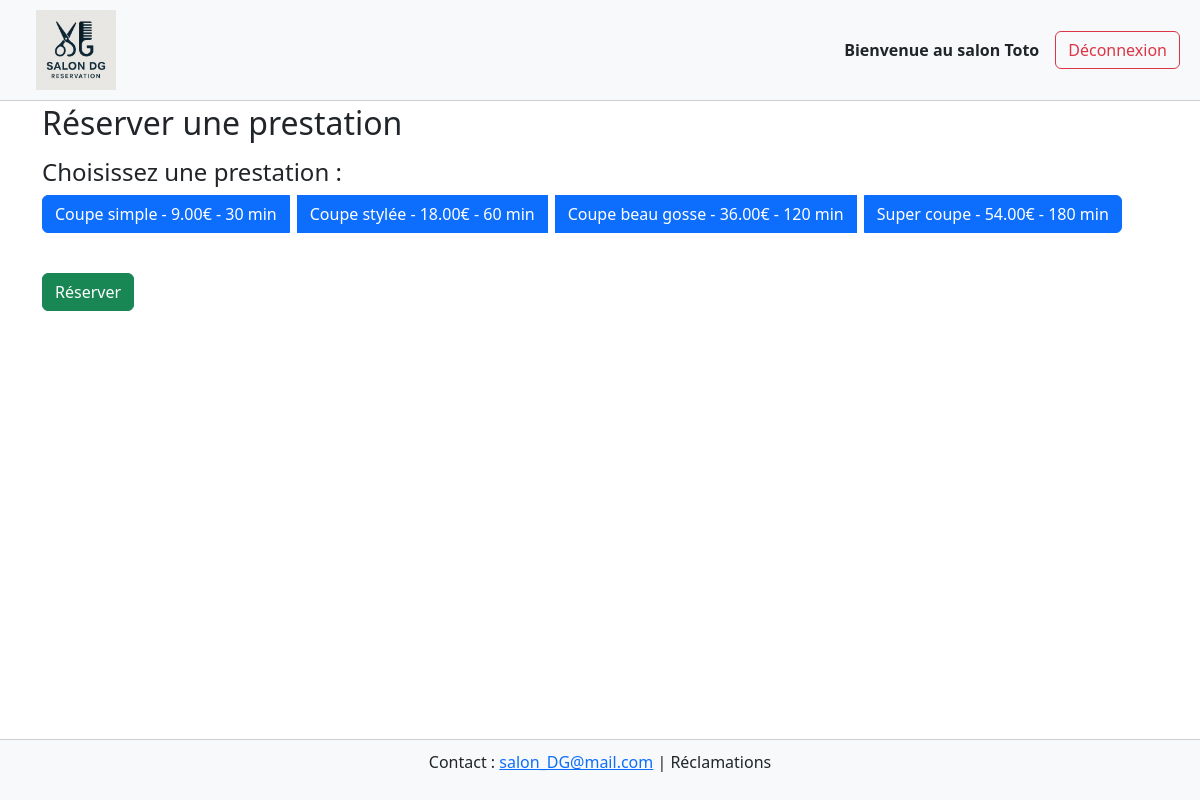
The app's page /reservation/reservation/ (signed in) with its own data.
### utilisateurs/models.py (models this page shows, shortened)
class CustomUser(AbstractBaseUser, PermissionsMixin):
    email = models.EmailField(unique=True)
    telephone = models.CharField(max_length=20, blank=True)
    is_active = models.BooleanField(default=True)
    is_staff = models.BooleanField(default=False)
    objects = CustomUserManager()
    USERNAME_FIELD = 'email'
    REQUIRED_FIELDS = []

### reservation/models.py (models this page shows, shortened)
class Prestation(models.Model):
    nom = models.CharField(max_length=100)
    prix = models.DecimalField(max_digits=6, decimal_places=2)
    duree_minutes = models.PositiveIntegerField()

### reservation/views.py (the view)
# urls.py: path('reservation/', views.reservation_view, name='reservation'),
@login_required
def reservation_view(request):
    prestations = Prestation.objects.all()
    reservations_existantes = Reservation.objects.all()
    horaires = generer_horaires_disponibles(reservations_existantes)
    return render(request, 'reservation/page.html', {
        'prestations': prestations,
        'horaires': horaires
    })

### utilisateurs/templatetags/utils.py (called while the page is built)
@register.filter
def prenom_depuis_email(email):
    try:
        prenom = email.split('@')[0].split('.')[0]
        return prenom.capitalize()
    except:
        return email

### templates/reservation/page.html (shortened to what this page needs)
{% extends "base.html" %}
{% load static %}
{% block content %}
    <h2>Réserver une prestation</h2>
    <div class="mb-4">
        <h4>Choisissez une prestation :</h4>
        <div id="prestations" class="btn-group" role="group">
            {% for prestation in prestations %}
                <button type="button" class="btn btn-primary me-2"
                        onclick="selectionnerPrestation(this, {{ prestation.id }})"
                        data-id="{{ prestation.id }}"
                        data-duree="{{ prestation.duree_minutes }}">
                    {{ prestation.nom }} - {{ prestation.prix }}€ - {{ prestation.duree_minutes }} min
                </button>
            {% endfor %}
        </div>
    </div>
    <button class="btn btn-success mt-3" onclick="envoyerReservation()">Réserver</button>
<div class="position-fixed top-0 end-0 p-3" style="z-index: 1100">
</div>
{% endblock %}

### templates/base.html (shortened to what this page needs)
{% load static %}
{% load utils %}
<!DOCTYPE html>
<html lang="fr" data-bs-theme="auto">
<head>
    <link href="https://cdn.jsdelivr.net/npm/bootstrap@5.3.3/dist/css/bootstrap.min.css" rel="stylesheet">
    <link rel="stylesheet" href="https://cdn.jsdelivr.net/npm/bootstrap-icons@1.10.5/font/bootstrap-icons.css">
</head>
<body>
<header class="d-flex justify-content-end align-items-center">
    <img src="{% static 'salon_dg.png' %}" alt="Logo Salon DG" style="height: 80px;" class="ms-3 me-auto">
    {% if user.is_authenticated %}
        <div class="mx-3 text-nowrap">
            <strong>Bienvenue au salon {{ user.email|prenom_depuis_email }}</strong>
        </div>
        <a href="{% url 'deconnexion' %}" class="btn btn-outline-danger">Déconnexion</a>
    {% endif %}
</header>
<div class="container mt-4">
    {% block content %}{% endblock %}
</div>
<footer>
    <p>Contact : <a href="mailto:salon_DG@mail.com">salon_DG@mail.com</a> | Réclamations</p>
</footer>
</body>
</html>

### templates/base.html (style rules this page uses)
body { padding-top: 80px; padding-bottom: 60px; }
header, footer { position: fixed; width: 100%; z-index: 1000; }
header { top: 0; background-color: #f8f9fa; border-bottom: 1px solid #ccc; padding: 10px 20px; }
footer { bottom: 0; background-color: #f8f9fa; border-top: 1px solid #ccc; text-align: center; padding: 10px; }

### records on screen
CustomUser: email|prenom_depuis_email "Toto"
Prestation: nom "Coupe simple", prix "9.00", duree_minutes "30"
Prestation: nom "Coupe stylée", prix "18.00", duree_minutes "60"
Prestation: nom "Coupe beau gosse", prix "36.00", duree_minutes "120"
Prestation: nom "Super coupe", prix "54.00", duree_minutes "180"
